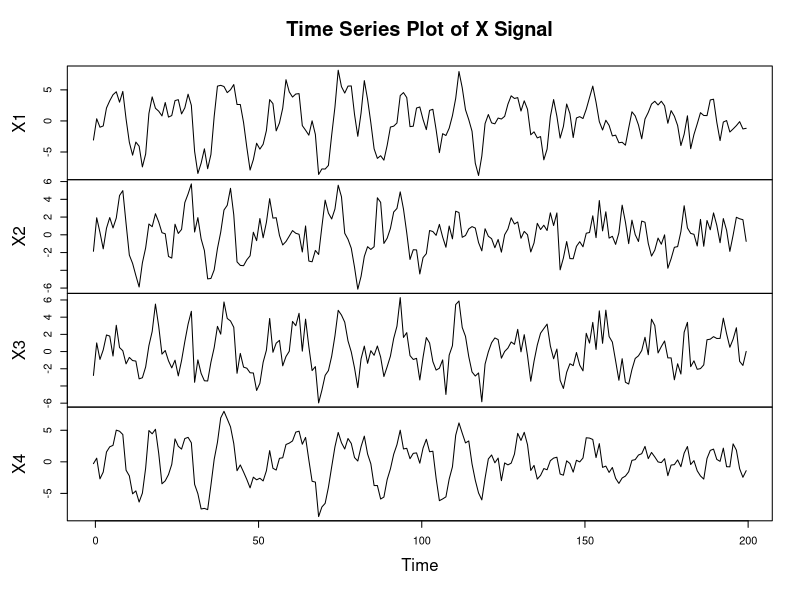
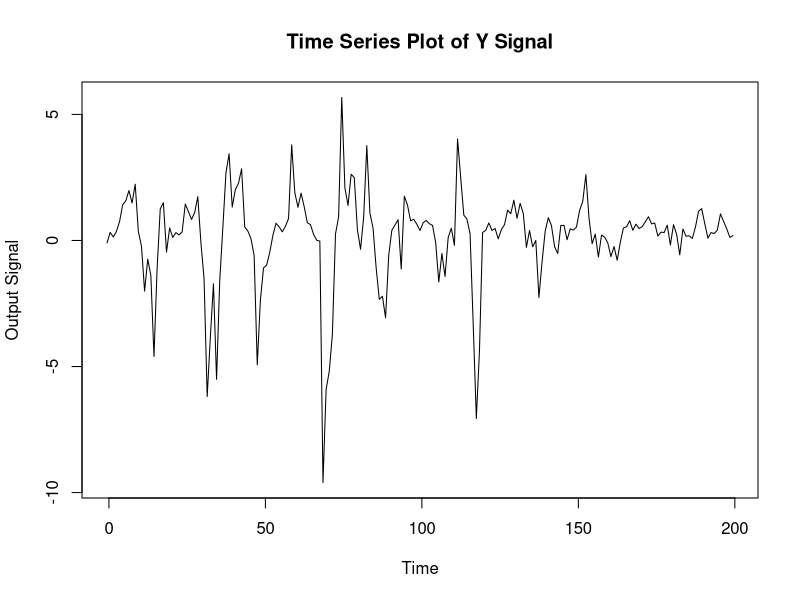
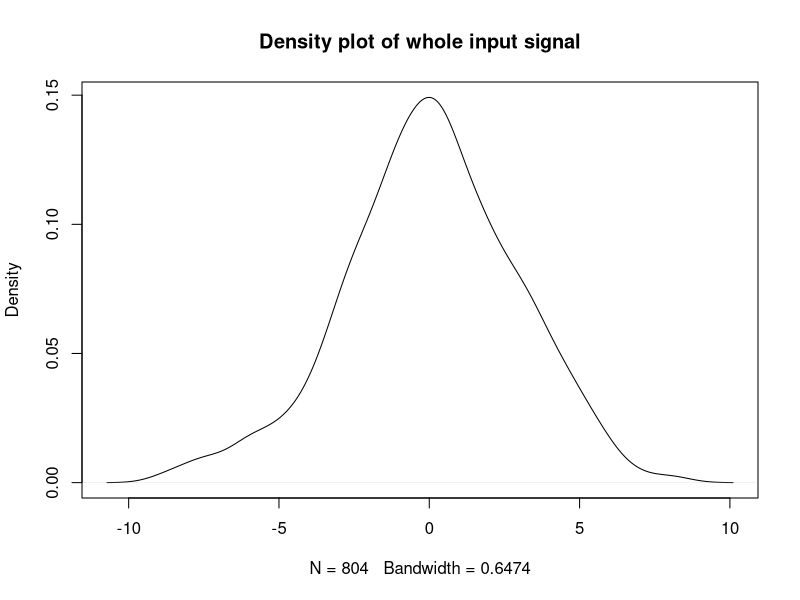
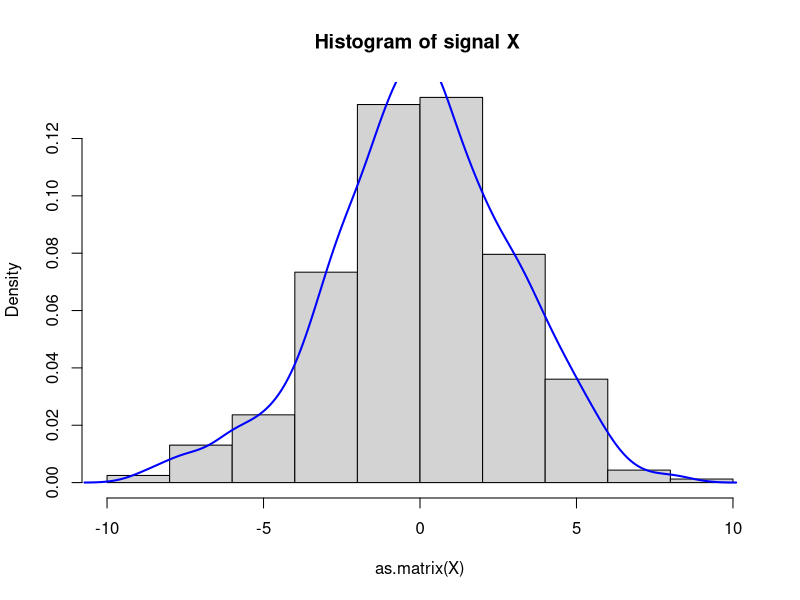
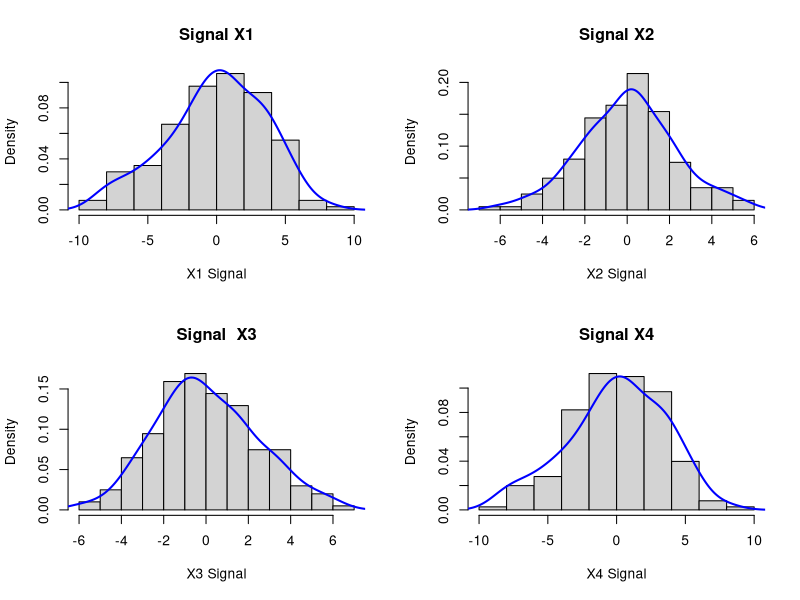
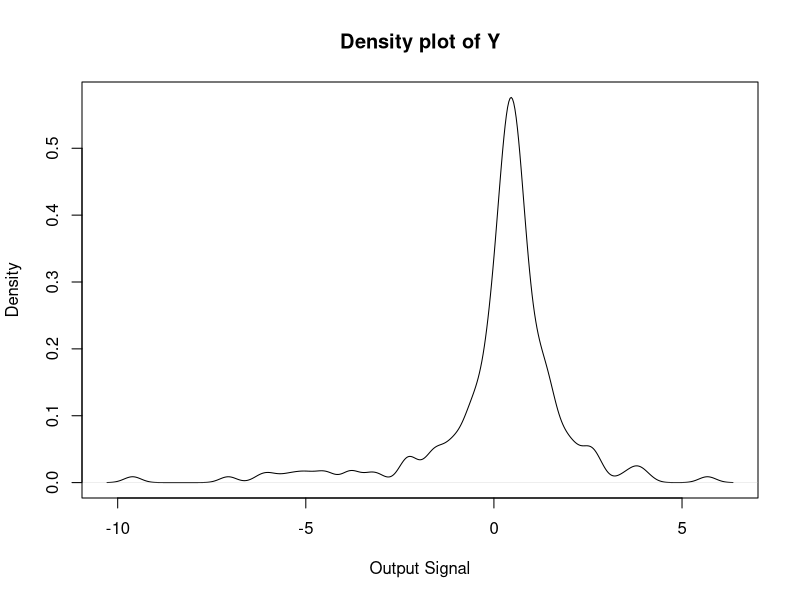
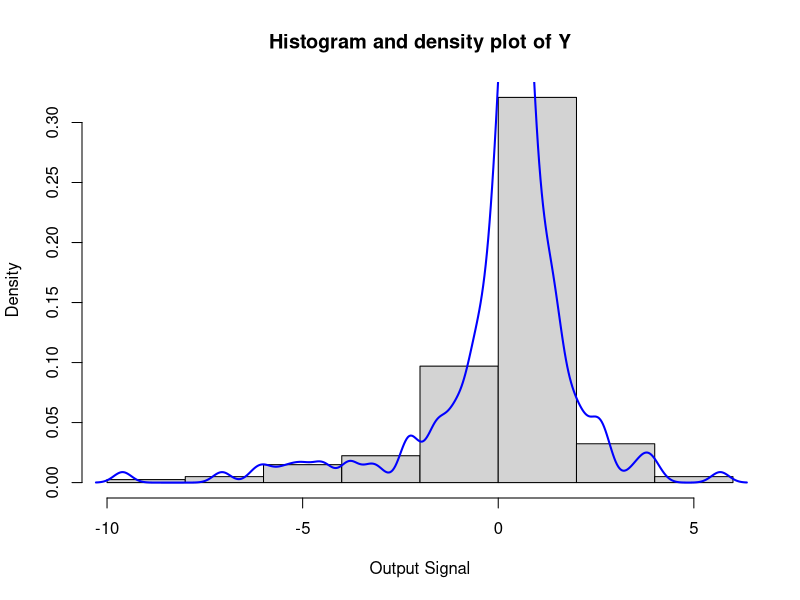
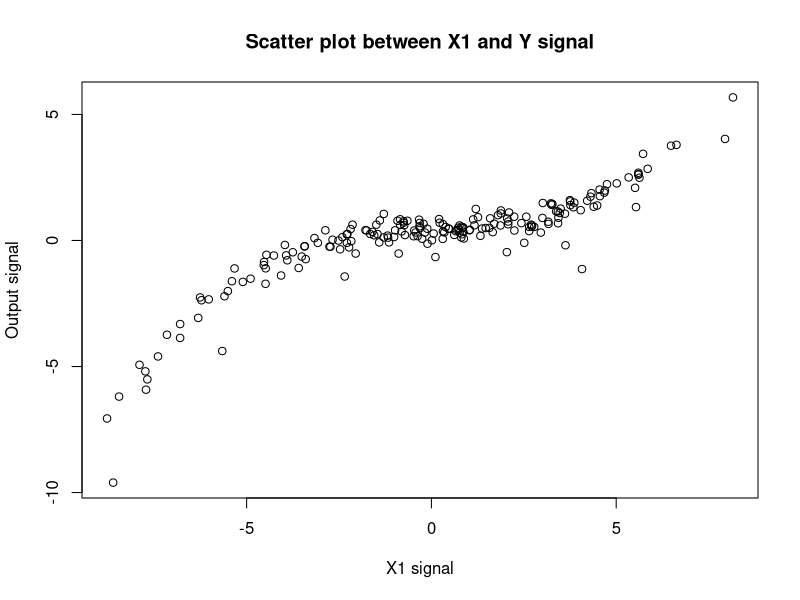

These figures' R source, in order:
## ---- chunk 1
library(tidyverse)
library(broom)
library(rsample)
library(MASS)
# Importing X data
getwd()
setwd('G:/Sunil Files/Softwarica/Asignment/STAT')
X=read.csv(file="X_1.csv",header = F)
colnames(X)= c("X1","X2","X3","X4")


# Importing Y data
Y=read.csv(file="y_1.csv",header = F)
colnames(Y)=c("Y")

# Importing Time data
Ti = read.csv("time_1.csv", header = F)
colnames(Ti)= c('Time')

#Combining all in a Data frame
data_frame= cbind(Ti,X,Y)

#Defining the value of X and Y against time for time series plot.
X.ts=ts(X,start = c(min(Ti),max(Ti)),frequency =1)
Y.ts=ts(Y,start = c(min(Ti),max(Ti)),frequency =1)

#Task 1: Plotting those graphs
plot(X.ts,main = "Time Series Plot of X Signal", xlab = "Time", ylab = "Input Signal")
plot(Y.ts,main = "Time Series Plot of Y Signal", xlab = "Time", ylab = "Output Signal")
## ---- chunk 2
##Task 1.2: Distribution for each EEG signal
#Creating a density if X signal


dis=density(as.matrix(X))
plot(dis,main = "Density plot of whole input signal")
# Creating a Histogram of X signal
hist(as.matrix(X),freq = FALSE,main = "Histogram of signal X ")
#Adding density in the histogram
lines(dis,lwd=2,col="blue")

#Plotting Histogram and density line
#Four plot in a same page
opt = par(mfrow = c(2,2))  

#Creating a density if X1 signal
dis_X1=density(X[,"X1"])
hist(X[,"X1"],freq = FALSE,main = "Signal X1",xlab = "X1 Signal")
lines(dis_X1,lwd=2,col="blue")


#Creating a density if X2 signal
dis_X2=density(X[,"X2"])
hist(X[,"X2"],freq = FALSE,main = "Signal X2",xlab = "X2 Signal")
lines(dis_X2,lwd=2,col="blue")



#Creating a density if X3 signal
dis_X3=density(X[,"X3"])
hist(X[,"X3"],freq = FALSE,main = "Signal  X3",xlab = "X3 Signal")
lines(dis_X3,lwd=2,col="blue")



#Creating a density if X3 signal
dis_X4=density(X[,"X4"])
hist(X[,"X4"],freq = FALSE,main = "Signal X4",xlab = "X4 Signal")
lines(dis_X1,lwd=2,col="blue")
par(opt)

#Creating a density if Y signal
dis_y=density(as.matrix(Y))
plot(dis_y,main = "Density plot of Y",xlab = "Output Signal")
hist(as.matrix(Y),freq = FALSE,main = "Histogram and density plot of Y",xlab = "Output Signal")
lines(dis_y,lwd=2,col="blue")
## ---- chunk 3
## Task 1.3: Creating Correlation and Scatter plot.

# Checking for Correlation OF X1 and Y
cor(data_frame$X1, data_frame$Y)

# Plotting X1 against Y
plot(data_frame$X1, data_frame$Y,main = "Scatter plot between X1 and Y signal", xlab = "X1 signal", ylab = "Output signal" )

# Checking for Correlation OF X2 and Y
cor(data_frame$X2, data_frame$Y)

# Plotting X2 against Y
plot(data_frame$X2, data_frame$Y,main = "Scatter plot between X2 and Y signal", xlab = "X2 signal", ylab = "Output
signal")

# Checking for Correlation OF X3 and Y
cor(data_frame$X3, data_frame$Y)

# Plotting X3 against Y
plot(data_frame$X3, data_frame$Y,main = "Scatter plot between X3 and Y signal", xlab = "X3 signal", ylab = "Output
signal")

# Checking for Correlation OF X4 and Y
cor(data_frame$X4, data_frame$Y)

# Plotting X4 against Y
plot(data_frame$X4, data_frame$Y,main = "Scatter plot between X4 and Y signal", xlab = "X4 signal", ylab = "Output
signal")



## ---- chunk 4
#Task 2 
#First model
first_model <- lm ( Y ~ I(X4) + I(X1^2) + I(X1^3) + I(X2^4) + I(X1^4), data = data_frame)
first_model$coefficients

#Second model
second_model <- lm ( Y ~ I(X4) + I(X1^3) + I(X3^4), data = data_frame)
second_model$coefficients

#Third model
third_model <- lm ( Y ~ I(X3^3) + I(X3^4), data = data_frame)
third_model$coefficients

#Forth model
fourth_model <- lm(Y ~ I(X2) + I(X1^3) + I(X3^4), data = data_frame)
fourth_model$coefficients


#Fifth model
fifth_model <- lm (Y ~ X4 + I(X1^2)+ I (X1^3) + I (X3^4), data = data_frame)
fifth_model$coefficients

#Task 2.2 Residual error
#Residual error of first model
sum(first_model$residuals^2)

#Residual error of Second model
sum(second_model$residuals^2)

#Residual error of Third model
sum(third_model$residuals^2)

#Residual error of Fourth model
sum(fourth_model$residuals^2)

#Residual error of Fifth model
sum(fifth_model$residuals^2)


#Task 2.3 and 2.4 
#Log likelihood function, AIC and  BIC of First model
glance(first_model)

#Log likelihood function of AIC and  BIC Second model
glance(second_model)

#Log likelihood function of AIC and  BIC Third model
glance(third_model)

#Log likelihood function of AIC and  BIC Fourth model
glance(fourth_model)

#Log likelihood function of AIC and  BIC Fifth model
glance(fifth_model)

#Task 2.5: Q-Q Plot
#For First model
plot(first_model, which=2)

#For Second model
plot(second_model, which=2)

#For Third model
plot(third_model, which=2)

#For Forth model
plot(fourth_model, which=2)

#For Fifth model
plot(fifth_model, which=2)

#Task 2.6
# Second model is the best 
# AIC of Second model is -332.6514
# Bic of Second model is -316.1349

#Task 2.7
#Splitting the data set into train and test data set
#Task 2.7.0: splitting 70% to train and 30% to test
#Splitting the data set randomly 
set.seed(123)
dfs=initial_split(data_frame,prop = .7)
dfstrain=training(dfs)
dfstest=testing(dfs)

#Training data from training data set
trfirst_model= lm(Y ~ I(X4) + I(X1^3)  + I(X3^4), data = dfstrain)
glance(trfirst_model)

#Task 2.7.1Predicting form the test data 
predictY=predict(trfirst_model,dfstest)

#Adding the predicted data in test data frame
dfstest["P"]=predictY

#Task 2.7.2:
view(dfstest)

#Mean square error
mean((dfstest$P-dfstest$Y)^2)

#Plotting scatter plot of Test data and Predicted data
plot(dfstest$P,dfstest$Y,xlab = "Actual Test Data",ylab = "Predicted Data")
abline(lm(dfstest$P~dfstest$Y))

#T-test with 95% confident level
tt=t.test(dfstest$Y,dfstest$P,mu=0,alt="two.sided",conf=.95)
tt

#Plot of Confident level 
dis1=density(dfstest$P)
plot(dis1,main = ("Distribution of testing Y data with 95% confidence intervals"))
abline(v=tt$conf.int[1],col =  "blue")
abline(v=tt$conf.int[2], col="red")
## ---- chunk 5
#Task 3:
#Selecting two largest parameters with largest absolute value
PD = c(second_model$coefficients)
sorted_PD = sort(abs(PD), decreasing=TRUE)
sorted_PD

#Choosing parameters
A = sorted_PD[1] 
B = sorted_PD[2]

#Remaining parameter be Constant parameter
C =  sorted_PD[3]  
D = sorted_PD[4]

#Calculating RSS 
RSSmodel = sum(second_model$residuals^2)

#Creating simulated parameter
ni= 100 
counter = 0

#Creating model to get to fit the simulated and constant parameters 
ABCX=cbind(1,(X[,"X4"]),(X[,"X1"])^3,(X[,"X3"])^4)
arr1=0
arr2=0
#Task 3.2:
#Running for loop to generate the simulated numbers
for (i in 1:ni) {
range1 <- runif(1,-A,A) 
range2 <- runif(1,-B,B)
New_X = matrix(c(range1,range2,C,D))
New_Y =     ABCX %*% New_X

# Calculating new RSS value
new_RSS <- sum((Y - New_Y)^2) 

#Task 3.3:
#Comparing simulated data for real data 
if (new_RSS > RSSmodel){
arr1[i] = range1 
arr2[i] = range2 
counter = counter+1


  } #Closing else loop
} #Closing for loop

#Task 3.4
hist(arr1)
hist(arr2)
plot(arr1,arr2)
